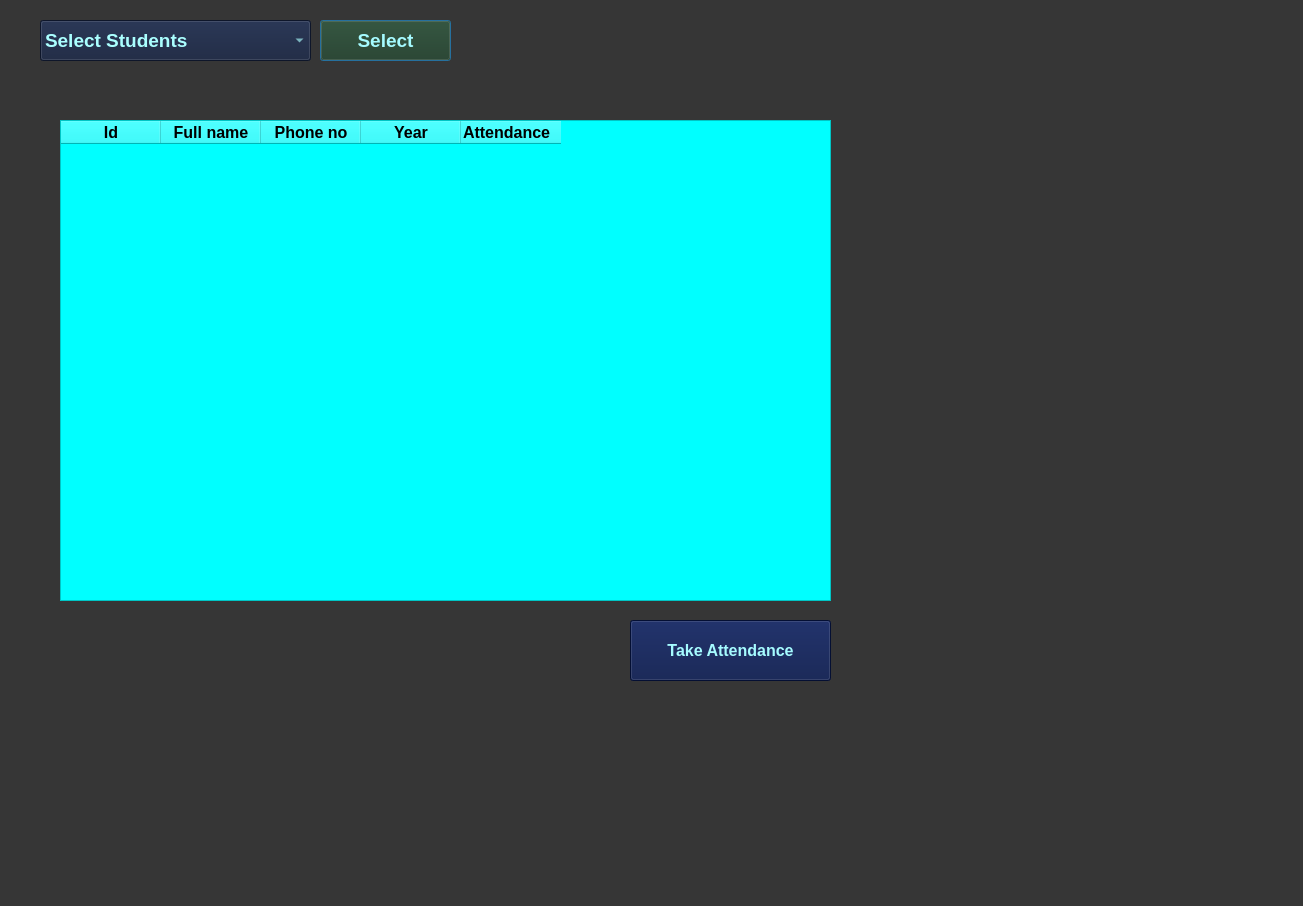
<?xml version="1.0" encoding="UTF-8"?>
<ui version="4.0">
 <class>Dialog</class>
 <widget class="QDialog" name="Dialog">
  <property name="geometry">
   <rect>
    <x>0</x>
    <y>0</y>
    <width>1303</width>
    <height>906</height>
   </rect>
  </property>
  <property name="windowTitle">
   <string>Dialog</string>
  </property>
  <property name="styleSheet">
   <string notr="true">background-color:rgb(54,54,54);</string>
  </property>
  <widget class="QComboBox" name="classsection">
   <property name="geometry">
    <rect>
     <x>40</x>
     <y>20</y>
     <width>271</width>
     <height>41</height>
    </rect>
   </property>
   <property name="font">
    <font>
     <pointsize>14</pointsize>
     <weight>75</weight>
     <bold>true</bold>
    </font>
   </property>
   <property name="styleSheet">
    <string notr="true">background-color:rgb(19, 31, 59);
color:rgb(170, 255, 255)</string>
   </property>
   <item>
    <property name="text">
     <string>Select Students</string>
    </property>
   </item>
  </widget>
  <widget class="QPushButton" name="selectclass">
   <property name="geometry">
    <rect>
     <x>320</x>
     <y>20</y>
     <width>131</width>
     <height>41</height>
    </rect>
   </property>
   <property name="font">
    <font>
     <pointsize>14</pointsize>
     <weight>75</weight>
     <bold>true</bold>
    </font>
   </property>
   <property name="styleSheet">
    <string notr="true">background-color:rgb(31, 54, 24);
color:rgb(165, 251, 255)

</string>
   </property>
   <property name="text">
    <string>Select</string>
   </property>
  </widget>
  <widget class="QStackedWidget" name="stackedWidget">
   <property name="geometry">
    <rect>
     <x>20</x>
     <y>90</y>
     <width>1271</width>
     <height>721</height>
    </rect>
   </property>
   <property name="font">
    <font>
     <pointsize>10</pointsize>
    </font>
   </property>
   <property name="styleSheet">
    <string notr="true"/>
   </property>
   <property name="currentIndex">
    <number>0</number>
   </property>
   <widget class="QWidget" name="page">
    <widget class="QPushButton" name="takeattendance">
     <property name="geometry">
      <rect>
       <x>610</x>
       <y>530</y>
       <width>201</width>
       <height>61</height>
      </rect>
     </property>
     <property name="font">
      <font>
       <pointsize>12</pointsize>
       <weight>75</weight>
       <bold>true</bold>
      </font>
     </property>
     <property name="styleSheet">
      <string notr="true">background-color:rgb(6, 21, 72);
color:rgb(165, 251, 255)

</string>
     </property>
     <property name="text">
      <string>Take Attendance</string>
     </property>
    </widget>
    <widget class="QTableWidget" name="tableWidget">
     <property name="geometry">
      <rect>
       <x>40</x>
       <y>30</y>
       <width>771</width>
       <height>481</height>
      </rect>
     </property>
     <property name="font">
      <font>
       <pointsize>10</pointsize>
       <weight>75</weight>
       <bold>true</bold>
      </font>
     </property>
     <property name="styleSheet">
      <string notr="true">background-color:rgb(0, 255, 255)</string>
     </property>
     <column>
      <property name="text">
       <string>Id</string>
      </property>
      <property name="font">
       <font>
        <pointsize>12</pointsize>
        <weight>75</weight>
        <bold>true</bold>
       </font>
      </property>
     </column>
     <column>
      <property name="text">
       <string>Full name</string>
      </property>
      <property name="font">
       <font>
        <pointsize>12</pointsize>
        <weight>75</weight>
        <bold>true</bold>
       </font>
      </property>
     </column>
     <column>
      <property name="text">
       <string>Phone no</string>
      </property>
      <property name="font">
       <font>
        <pointsize>12</pointsize>
        <weight>75</weight>
        <bold>true</bold>
       </font>
      </property>
     </column>
     <column>
      <property name="text">
       <string>Year</string>
      </property>
      <property name="font">
       <font>
        <pointsize>12</pointsize>
        <weight>75</weight>
        <bold>true</bold>
       </font>
      </property>
     </column>
     <column>
      <property name="text">
       <string>Attendance  </string>
      </property>
      <property name="font">
       <font>
        <pointsize>12</pointsize>
        <weight>75</weight>
        <bold>true</bold>
       </font>
      </property>
     </column>
    </widget>
   </widget>
   <widget class="QWidget" name="page_2">
    <widget class="QCalendarWidget" name="calendar">
     <property name="geometry">
      <rect>
       <x>20</x>
       <y>0</y>
       <width>441</width>
       <height>281</height>
      </rect>
     </property>
     <property name="styleSheet">
      <string notr="true">background-color:rgb(174, 254, 255);
color:rgb(9, 9, 9)</string>
     </property>
    </widget>
    <widget class="QListWidget" name="list1">
     <property name="geometry">
      <rect>
       <x>20</x>
       <y>360</y>
       <width>311</width>
       <height>381</height>
      </rect>
     </property>
     <property name="styleSheet">
      <string notr="true">background-color:rgb(174, 254, 255);
color:rgb(9, 9, 9)</string>
     </property>
    </widget>
    <widget class="QLineEdit" name="lineEdit">
     <property name="geometry">
      <rect>
       <x>840</x>
       <y>20</y>
       <width>241</width>
       <height>31</height>
      </rect>
     </property>
     <property name="font">
      <font>
       <pointsize>10</pointsize>
       <weight>75</weight>
       <bold>true</bold>
      </font>
     </property>
     <property name="styleSheet">
      <string notr="true">background-color:rgb(174, 254, 255);
color:rgb(9, 9, 9)</string>
     </property>
     <property name="text">
      <string/>
     </property>
    </widget>
    <widget class="QLabel" name="label">
     <property name="geometry">
      <rect>
       <x>530</x>
       <y>20</y>
       <width>301</width>
       <height>31</height>
      </rect>
     </property>
     <property name="font">
      <font>
       <pointsize>12</pointsize>
       <weight>75</weight>
       <bold>true</bold>
      </font>
     </property>
     <property name="styleSheet">
      <string notr="true">
color:rgb(170, 255, 255)</string>
     </property>
     <property name="text">
      <string>Please confirm your name :</string>
     </property>
    </widget>
    <widget class="QListWidget" name="list2">
     <property name="geometry">
      <rect>
       <x>360</x>
       <y>360</y>
       <width>321</width>
       <height>381</height>
      </rect>
     </property>
     <property name="styleSheet">
      <string notr="true">background-color:rgb(174, 254, 255);
color:rgb(9, 9, 9)</string>
     </property>
    </widget>
    <widget class="QLabel" name="label_2">
     <property name="geometry">
      <rect>
       <x>30</x>
       <y>310</y>
       <width>211</width>
       <height>31</height>
      </rect>
     </property>
     <property name="font">
      <font>
       <pointsize>12</pointsize>
       <weight>75</weight>
       <bold>true</bold>
      </font>
     </property>
     <property name="styleSheet">
      <string notr="true">
color:rgb(170, 255, 255)</string>
     </property>
     <property name="text">
      <string>Students list:</string>
     </property>
    </widget>
    <widget class="QLabel" name="label_3">
     <property name="geometry">
      <rect>
       <x>370</x>
       <y>310</y>
       <width>211</width>
       <height>31</height>
      </rect>
     </property>
     <property name="font">
      <font>
       <pointsize>12</pointsize>
       <weight>75</weight>
       <bold>true</bold>
      </font>
     </property>
     <property name="styleSheet">
      <string notr="true">
color:rgb(170, 255, 255)</string>
     </property>
     <property name="text">
      <string>Attendees:</string>
     </property>
    </widget>
    <widget class="QLabel" name="label_5">
     <property name="geometry">
      <rect>
       <x>480</x>
       <y>130</y>
       <width>231</width>
       <height>81</height>
      </rect>
     </property>
     <property name="font">
      <font>
       <pointsize>12</pointsize>
       <weight>75</weight>
       <bold>true</bold>
      </font>
     </property>
     <property name="styleSheet">
      <string notr="true">
color:rgb(170, 255, 255)</string>
     </property>
     <property name="text">
      <string>Point to be noted: </string>
     </property>
    </widget>
    <widget class="QTextEdit" name="textEdit">
     <property name="geometry">
      <rect>
       <x>690</x>
       <y>110</y>
       <width>571</width>
       <height>131</height>
      </rect>
     </property>
     <property name="font">
      <font>
       <weight>75</weight>
       <bold>true</bold>
      </font>
     </property>
     <property name="styleSheet">
      <string notr="true">color:rgb(255, 221, 249)</string>
     </property>
     <property name="html">
      <string>&lt;!DOCTYPE HTML PUBLIC &quot;-//W3C//DTD HTML 4.0//EN&quot; &quot;http://www.w3.org/TR/REC-html40/strict.dtd&quot;&gt;
&lt;html&gt;&lt;head&gt;&lt;meta name=&quot;qrichtext&quot; content=&quot;1&quot; /&gt;&lt;style type=&quot;text/css&quot;&gt;
p, li { white-space: pre-wrap; }
&lt;/style&gt;&lt;/head&gt;&lt;body style=&quot; font-family:'MS Shell Dlg 2'; font-size:7.8pt; font-weight:600; font-style:normal;&quot;&gt;
&lt;p style=&quot; margin-top:0px; margin-bottom:0px; margin-left:0px; margin-right:0px; -qt-block-indent:0; text-indent:0px;&quot;&gt;&lt;span style=&quot; font-size:12pt;&quot;&gt;Double click on students list to take attendance.You can undo this operation by double clicking a particular student from attendees list.Click on save button to save attendance.&lt;/span&gt;&lt;/p&gt;&lt;/body&gt;&lt;/html&gt;</string>
     </property>
    </widget>
    <widget class="QPushButton" name="saveattendance">
     <property name="geometry">
      <rect>
       <x>720</x>
       <y>410</y>
       <width>171</width>
       <height>71</height>
      </rect>
     </property>
     <property name="font">
      <font>
       <pointsize>16</pointsize>
       <weight>75</weight>
       <bold>true</bold>
      </font>
     </property>
     <property name="styleSheet">
      <string notr="true">background-color:rgb(174, 254, 255);
color:rgb(9, 9, 9)</string>
     </property>
     <property name="text">
      <string>Save </string>
     </property>
    </widget>
    <widget class="QPushButton" name="saveattendance_2">
     <property name="geometry">
      <rect>
       <x>720</x>
       <y>500</y>
       <width>171</width>
       <height>71</height>
      </rect>
     </property>
     <property name="font">
      <font>
       <pointsize>16</pointsize>
       <weight>75</weight>
       <bold>true</bold>
      </font>
     </property>
     <property name="styleSheet">
      <string notr="true">background-color:rgb(174, 254, 255);
color:rgb(9, 9, 9)</string>
     </property>
     <property name="text">
      <string>Go back</string>
     </property>
    </widget>
   </widget>
  </widget>
 </widget>
 <resources/>
 <connections/>
</ui>
